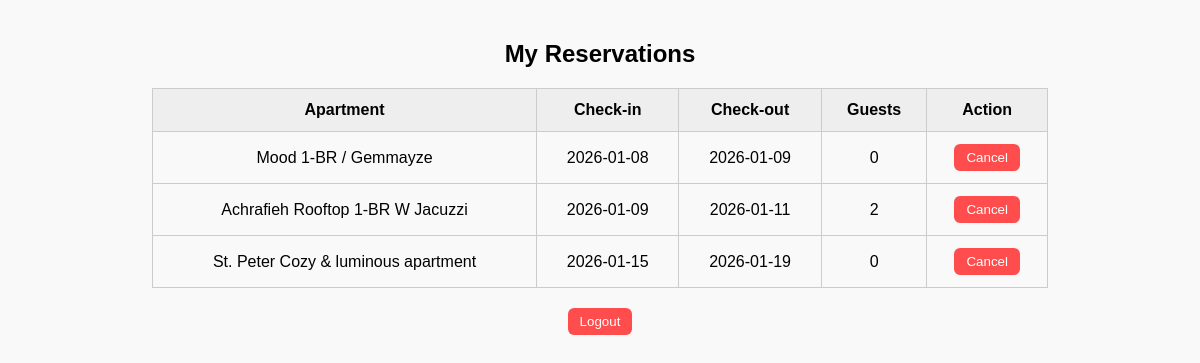
The page /pr1/my_reservations.php (signed in) on the database its author committed.
### tables this page shows
CREATE TABLE `reservations` (
  `id` int(11) NOT NULL,
  `user_id` int(11) NOT NULL,
  `apartment` varchar(100) NOT NULL,
  `check_in` date NOT NULL,
  `check_out` date NOT NULL,
  `guests` int(11) NOT NULL,
  `price_per_night` decimal(10,2) NOT NULL DEFAULT 0.00,
  `total_price` decimal(10,2) NOT NULL DEFAULT 0.00
);

### pr1/my_reservations.php (the view, shortened to what this page needs)
<?php
require 'connection.php';
$user_id = $_SESSION['user_id'];
$stmt = $pdo->prepare("SELECT * FROM reservations WHERE user_id = :user_id ORDER BY check_in ASC");
$stmt->execute(['user_id' => $user_id]);
$reservations = $stmt->fetchAll(PDO::FETCH_ASSOC);
?>
<!DOCTYPE html>
<html>
<head>
</head>
<body>
  <h2>My Reservations</h2>
  <table>
    <tr>
      <th>Apartment</th>
      <th>Check-in</th>
      <th>Check-out</th>
      <th>Guests</th>
      <th>Action</th>
    </tr>
    <?php if ($reservations): ?>
      <?php foreach ($reservations as $row): ?>
        <tr>
          <td><?= htmlspecialchars($row['apartment']) ?></td>
          <td><?= htmlspecialchars($row['check_in']) ?></td>
          <td><?= htmlspecialchars($row['check_out']) ?></td>
          <td><?= htmlspecialchars($row['guests']) ?></td>
          <td>
            <form action="cancel_reservation.php" method="POST" style="display:inline;">
              <button type="submit">Cancel</button>
            </form>
          </td>
        </tr>
      <?php endforeach; ?>
    <?php else: ?>
      <tr><td colspan="5">No reservations found.</td></tr>
    <?php endif; ?>
  </table>
 <div class="logout">
  <button id="logout-btn">Logout</button>
</div>
</body>
</html>

### pr1/my_reservations.php (style rules this page uses)
body { font-family: Arial, sans-serif; margin: 40px; background: #f9f9f9; }
h2 { text-align: center; margin-bottom: 20px; }
table { width: 80%; margin: 0 auto; border-collapse: collapse; }
th, td { padding: 12px; border: 1px solid #ccc; text-align: center; }
th { background: #eee; }
button { padding: 6px 12px; border-radius: 6px; border: none; background: #ff4d4d; color: #fff; cursor: pointer; }
.logout { text-align: center; margin-top: 20px; }

### rows shown on the page
reservations: apartment "Mood 1-BR / Gemmayze", check_in "2026-01-08", check_out "2026-01-09", guests "0"
reservations: apartment "Achrafieh Rooftop 1-BR W Jacuzzi", check_in "2026-01-09", check_out "2026-01-11", guests "2"
reservations: apartment "St. Peter Cozy & luminous apartment", check_in "2026-01-15", check_out "2026-01-19", guests "0"
